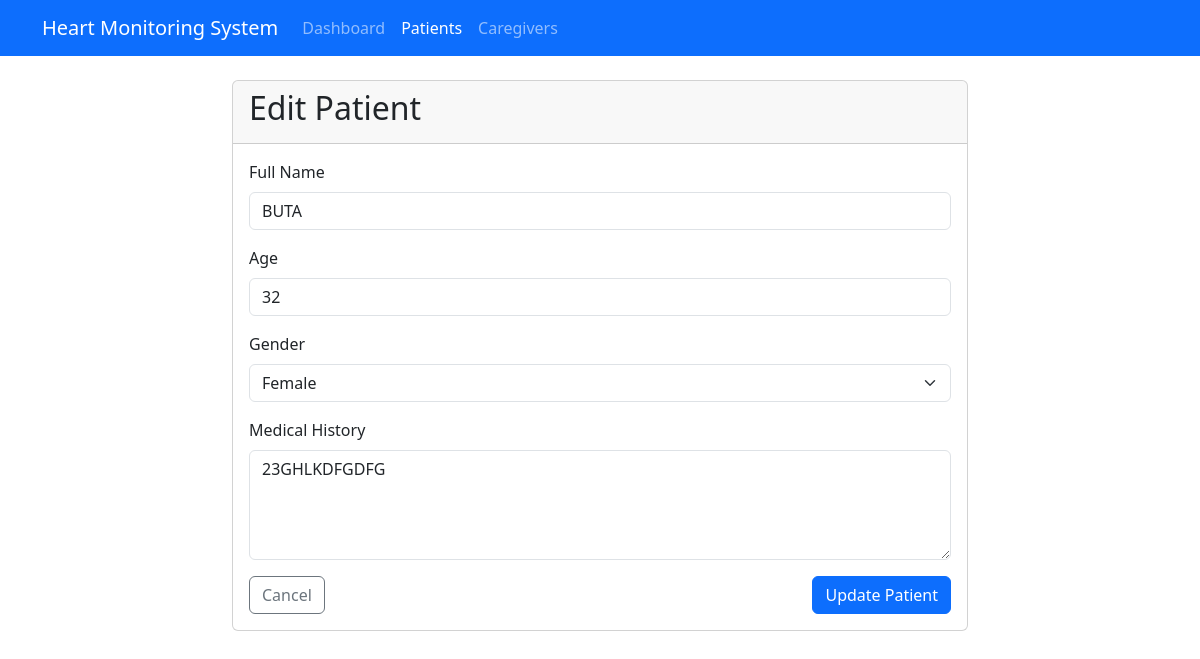
/patients/2/edit, run on the app's committed database.
### tables this page shows
CREATE TABLE patients (
        id INTEGER PRIMARY KEY AUTOINCREMENT,
        name TEXT NOT NULL,
        age INTEGER NOT NULL,
        gender TEXT NOT NULL,
        medical_history TEXT,
        created_at TEXT NOT NULL
    );

### app.py (the view, shortened to what this page needs)
@app.route("/patients/<int:patient_id>/edit", methods=["GET", "POST"])
def edit_patient(patient_id):
    patient = get_patient(patient_id)
    if not patient:
        flash("Patient not found", "error")
        return redirect(url_for('list_patients'))
    return render_template("edit_patient.html", patient=patient)

### app.py (called while the page is built)
def get_patient(patient_id):
    conn = sqlite3.connect(DB_PATH)
    conn.row_factory = sqlite3.Row
    cursor = conn.cursor()
    cursor.execute('SELECT * FROM patients WHERE id = ?', (patient_id,))
    row = cursor.fetchone()
    if row:
        patient = dict(row)
        cursor.execute('''
        SELECT c.*, pc.relationship
        FROM caregivers c
        JOIN patient_caregivers pc ON c.id = pc.caregiver_id
        WHERE pc.patient_id = ?
        ''', (patient_id,))
        caregivers = []
        for caregiver_row in cursor.fetchall():
            caregiver = dict(caregiver_row)
            caregivers.append(caregiver)
        patient['caregivers'] = caregivers
        conn.close()
        return patient
    conn.close()
    return None

### templates/edit_patient.html (shortened to what this page needs)
<!DOCTYPE html>
<html lang="en">
<head>
    <link href="https://cdn.jsdelivr.net/npm/bootstrap@5.3.0-alpha1/dist/css/bootstrap.min.css" rel="stylesheet">
</head>
<body>
    <nav class="navbar navbar-expand-lg navbar-dark bg-primary">
        <div class="container">
            <a class="navbar-brand" href="/">Heart Monitoring System</a>
            <div class="collapse navbar-collapse" id="navbarNav">
                <ul class="navbar-nav">
                    <li class="nav-item">
                        <a class="nav-link" href="/">Dashboard</a>
                    </li>
                    <li class="nav-item">
                        <a class="nav-link active" href="/patients">Patients</a>
                    </li>
                    <li class="nav-item">
                        <a class="nav-link" href="/caregivers">Caregivers</a>
                    </li>
                </ul>
            </div>
        </div>
    </nav>
    <div class="container mt-4">
        <div class="row">
            <div class="col-md-8 offset-md-2">
                <div class="card">
                    <div class="card-header">
                        <h2>Edit Patient</h2>
                    </div>
                    <div class="card-body">
                        <form action="/patients/{{ patient.id }}/edit" method="post">
                            <div class="mb-3">
                                <label for="name" class="form-label">Full Name</label>
                                <input type="text" class="form-control" id="name" name="name" value="{{ patient.name }}" required>
                            </div>
                            <div class="mb-3">
                                <label for="age" class="form-label">Age</label>
                                <input type="number" class="form-control" id="age" name="age" min="0" max="120" value="{{ patient.age }}" required>
                            </div>
                            <div class="mb-3">
                                <label for="gender" class="form-label">Gender</label>
                                <select class="form-select" id="gender" name="gender" required>
                                    <option value="Female" {% if patient.gender == 'Female' %}selected{% endif %}>Female</option>
                                </select>
                            </div>
                            <div class="mb-3">
                                <label for="medical_history" class="form-label">Medical History</label>
                                <textarea class="form-control" id="medical_history" name="medical_history" rows="4">{{ patient.medical_history }}</textarea>
                            </div>
                            <div class="d-flex justify-content-between">
                                <a href="/patients/{{ patient.id }}" class="btn btn-outline-secondary">Cancel</a>
                                <button type="submit" class="btn btn-primary">Update Patient</button>
                            </div>
                        </form>
                    </div>
                </div>
            </div>
        </div>
    </div>
</body>
</html>

### data on the page
patients: name "BUTA", age "32", gender "Female", medical_history "23GHLKDFGDFG"
